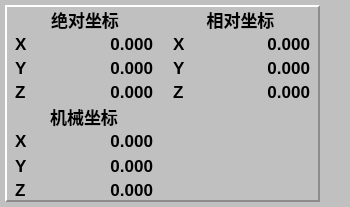
<?xml version="1.0" encoding="UTF-8"?>
<ui version="4.0">
 <class>Form</class>
 <widget class="QWidget" name="Form">
  <property name="geometry">
   <rect>
    <x>0</x>
    <y>0</y>
    <width>350</width>
    <height>207</height>
   </rect>
  </property>
  <property name="minimumSize">
   <size>
    <width>350</width>
    <height>207</height>
   </size>
  </property>
  <property name="maximumSize">
   <size>
    <width>350</width>
    <height>207</height>
   </size>
  </property>
  <property name="windowTitle">
   <string>Form</string>
  </property>
  <property name="styleSheet">
   <string notr="true">background-color: rgb(192, 192, 192);</string>
  </property>
  <layout class="QGridLayout" name="gridLayout" rowstretch="1,1" columnstretch="1,1">
   <property name="leftMargin">
    <number>5</number>
   </property>
   <property name="topMargin">
    <number>5</number>
   </property>
   <property name="rightMargin">
    <number>30</number>
   </property>
   <property name="bottomMargin">
    <number>5</number>
   </property>
   <property name="spacing">
    <number>0</number>
   </property>
   <item row="0" column="0">
    <widget class="QWidget" name="widget" native="true">
     <property name="styleSheet">
      <string notr="true"/>
     </property>
     <layout class="QGridLayout" name="gridLayout_2" columnstretch="1,2">
      <property name="leftMargin">
       <number>0</number>
      </property>
      <property name="topMargin">
       <number>0</number>
      </property>
      <property name="rightMargin">
       <number>0</number>
      </property>
      <property name="bottomMargin">
       <number>0</number>
      </property>
      <property name="spacing">
       <number>0</number>
      </property>
      <item row="0" column="0" colspan="2">
       <widget class="QLabel" name="label">
        <property name="font">
         <font>
          <pointsize>13</pointsize>
          <weight>75</weight>
          <bold>true</bold>
         </font>
        </property>
        <property name="styleSheet">
         <string notr="true">border-left: 2px solid white;
border-top: 2px solid white;</string>
        </property>
        <property name="text">
         <string>绝对坐标</string>
        </property>
        <property name="alignment">
         <set>Qt::AlignCenter</set>
        </property>
       </widget>
      </item>
      <item row="1" column="0">
       <widget class="QLabel" name="label_2">
        <property name="font">
         <font>
          <pointsize>13</pointsize>
          <weight>75</weight>
          <bold>true</bold>
         </font>
        </property>
        <property name="styleSheet">
         <string notr="true">border-left: 2px solid white;</string>
        </property>
        <property name="text">
         <string>X</string>
        </property>
        <property name="indent">
         <number>10</number>
        </property>
       </widget>
      </item>
      <item row="1" column="1">
       <widget class="QLabel" name="Lab_X_PosAbs">
        <property name="font">
         <font>
          <pointsize>13</pointsize>
          <weight>75</weight>
          <bold>true</bold>
         </font>
        </property>
        <property name="styleSheet">
         <string notr="true"/>
        </property>
        <property name="text">
         <string>0.000</string>
        </property>
        <property name="alignment">
         <set>Qt::AlignRight|Qt::AlignTrailing|Qt::AlignVCenter</set>
        </property>
        <property name="indent">
         <number>10</number>
        </property>
       </widget>
      </item>
      <item row="2" column="0">
       <widget class="QLabel" name="label_3">
        <property name="font">
         <font>
          <pointsize>13</pointsize>
          <weight>75</weight>
          <bold>true</bold>
         </font>
        </property>
        <property name="styleSheet">
         <string notr="true">border-left: 2px solid white;</string>
        </property>
        <property name="text">
         <string>Y</string>
        </property>
        <property name="indent">
         <number>10</number>
        </property>
       </widget>
      </item>
      <item row="2" column="1">
       <widget class="QLabel" name="Lab_Y_PosAbs">
        <property name="font">
         <font>
          <pointsize>13</pointsize>
          <weight>75</weight>
          <bold>true</bold>
         </font>
        </property>
        <property name="styleSheet">
         <string notr="true"/>
        </property>
        <property name="text">
         <string>0.000</string>
        </property>
        <property name="alignment">
         <set>Qt::AlignRight|Qt::AlignTrailing|Qt::AlignVCenter</set>
        </property>
        <property name="indent">
         <number>10</number>
        </property>
       </widget>
      </item>
      <item row="3" column="0">
       <widget class="QLabel" name="label_4">
        <property name="font">
         <font>
          <pointsize>13</pointsize>
          <weight>75</weight>
          <bold>true</bold>
         </font>
        </property>
        <property name="styleSheet">
         <string notr="true">border-left: 2px solid white;</string>
        </property>
        <property name="text">
         <string>Z</string>
        </property>
        <property name="indent">
         <number>10</number>
        </property>
       </widget>
      </item>
      <item row="3" column="1">
       <widget class="QLabel" name="Lab_Z_PosAbs">
        <property name="font">
         <font>
          <pointsize>13</pointsize>
          <weight>75</weight>
          <bold>true</bold>
         </font>
        </property>
        <property name="styleSheet">
         <string notr="true"/>
        </property>
        <property name="text">
         <string>0.000</string>
        </property>
        <property name="alignment">
         <set>Qt::AlignRight|Qt::AlignTrailing|Qt::AlignVCenter</set>
        </property>
        <property name="indent">
         <number>10</number>
        </property>
       </widget>
      </item>
     </layout>
    </widget>
   </item>
   <item row="0" column="1">
    <widget class="QWidget" name="widget_3" native="true">
     <property name="styleSheet">
      <string notr="true"/>
     </property>
     <layout class="QGridLayout" name="gridLayout_3" columnstretch="1,2">
      <property name="leftMargin">
       <number>0</number>
      </property>
      <property name="topMargin">
       <number>0</number>
      </property>
      <property name="rightMargin">
       <number>0</number>
      </property>
      <property name="bottomMargin">
       <number>0</number>
      </property>
      <property name="spacing">
       <number>0</number>
      </property>
      <item row="0" column="0" colspan="2">
       <widget class="QLabel" name="label_8">
        <property name="font">
         <font>
          <pointsize>13</pointsize>
          <weight>75</weight>
          <bold>true</bold>
         </font>
        </property>
        <property name="styleSheet">
         <string notr="true">border-top: 2px solid white;
border-right: 2px solid rgb(140,140,140);</string>
        </property>
        <property name="text">
         <string>相对坐标</string>
        </property>
        <property name="alignment">
         <set>Qt::AlignCenter</set>
        </property>
       </widget>
      </item>
      <item row="1" column="0">
       <widget class="QLabel" name="label_9">
        <property name="font">
         <font>
          <pointsize>13</pointsize>
          <weight>75</weight>
          <bold>true</bold>
         </font>
        </property>
        <property name="styleSheet">
         <string notr="true"/>
        </property>
        <property name="text">
         <string>X</string>
        </property>
        <property name="indent">
         <number>10</number>
        </property>
       </widget>
      </item>
      <item row="1" column="1">
       <widget class="QLabel" name="Lab_X_PosRel">
        <property name="font">
         <font>
          <pointsize>13</pointsize>
          <weight>75</weight>
          <bold>true</bold>
         </font>
        </property>
        <property name="styleSheet">
         <string notr="true">border-right: 2px solid rgb(140,140,140);</string>
        </property>
        <property name="text">
         <string>0.000</string>
        </property>
        <property name="alignment">
         <set>Qt::AlignRight|Qt::AlignTrailing|Qt::AlignVCenter</set>
        </property>
        <property name="indent">
         <number>10</number>
        </property>
       </widget>
      </item>
      <item row="2" column="0">
       <widget class="QLabel" name="label_10">
        <property name="font">
         <font>
          <pointsize>13</pointsize>
          <weight>75</weight>
          <bold>true</bold>
         </font>
        </property>
        <property name="styleSheet">
         <string notr="true"/>
        </property>
        <property name="text">
         <string>Y</string>
        </property>
        <property name="indent">
         <number>10</number>
        </property>
       </widget>
      </item>
      <item row="2" column="1">
       <widget class="QLabel" name="Lab_Y_PosRel">
        <property name="font">
         <font>
          <pointsize>13</pointsize>
          <weight>75</weight>
          <bold>true</bold>
         </font>
        </property>
        <property name="styleSheet">
         <string notr="true">border-right: 2px solid rgb(140,140,140);</string>
        </property>
        <property name="text">
         <string>0.000</string>
        </property>
        <property name="alignment">
         <set>Qt::AlignRight|Qt::AlignTrailing|Qt::AlignVCenter</set>
        </property>
        <property name="indent">
         <number>10</number>
        </property>
       </widget>
      </item>
      <item row="3" column="0">
       <widget class="QLabel" name="label_11">
        <property name="font">
         <font>
          <pointsize>13</pointsize>
          <weight>75</weight>
          <bold>true</bold>
         </font>
        </property>
        <property name="styleSheet">
         <string notr="true"/>
        </property>
        <property name="text">
         <string>Z</string>
        </property>
        <property name="indent">
         <number>10</number>
        </property>
       </widget>
      </item>
      <item row="3" column="1">
       <widget class="QLabel" name="Lab_Z_PosRel">
        <property name="font">
         <font>
          <pointsize>13</pointsize>
          <weight>75</weight>
          <bold>true</bold>
         </font>
        </property>
        <property name="styleSheet">
         <string notr="true">border-right: 2px solid rgb(140,140,140);</string>
        </property>
        <property name="text">
         <string>0.000</string>
        </property>
        <property name="alignment">
         <set>Qt::AlignRight|Qt::AlignTrailing|Qt::AlignVCenter</set>
        </property>
        <property name="indent">
         <number>10</number>
        </property>
       </widget>
      </item>
     </layout>
    </widget>
   </item>
   <item row="1" column="0">
    <widget class="QWidget" name="widget_2" native="true">
     <property name="styleSheet">
      <string notr="true"/>
     </property>
     <layout class="QGridLayout" name="gridLayout_4" columnstretch="1,2">
      <property name="leftMargin">
       <number>0</number>
      </property>
      <property name="topMargin">
       <number>0</number>
      </property>
      <property name="rightMargin">
       <number>0</number>
      </property>
      <property name="bottomMargin">
       <number>0</number>
      </property>
      <property name="spacing">
       <number>0</number>
      </property>
      <item row="0" column="0" colspan="2">
       <widget class="QLabel" name="label_15">
        <property name="font">
         <font>
          <pointsize>13</pointsize>
          <weight>75</weight>
          <bold>true</bold>
         </font>
        </property>
        <property name="styleSheet">
         <string notr="true">border-left: 2px solid white;</string>
        </property>
        <property name="text">
         <string>机械坐标</string>
        </property>
        <property name="alignment">
         <set>Qt::AlignCenter</set>
        </property>
       </widget>
      </item>
      <item row="1" column="0">
       <widget class="QLabel" name="label_16">
        <property name="font">
         <font>
          <pointsize>13</pointsize>
          <weight>75</weight>
          <bold>true</bold>
         </font>
        </property>
        <property name="styleSheet">
         <string notr="true">border-left: 2px solid white;</string>
        </property>
        <property name="text">
         <string>X</string>
        </property>
        <property name="indent">
         <number>10</number>
        </property>
       </widget>
      </item>
      <item row="1" column="1">
       <widget class="QLabel" name="Lab_X_PosComp">
        <property name="font">
         <font>
          <pointsize>13</pointsize>
          <weight>75</weight>
          <bold>true</bold>
         </font>
        </property>
        <property name="styleSheet">
         <string notr="true"/>
        </property>
        <property name="text">
         <string>0.000</string>
        </property>
        <property name="alignment">
         <set>Qt::AlignRight|Qt::AlignTrailing|Qt::AlignVCenter</set>
        </property>
        <property name="indent">
         <number>10</number>
        </property>
       </widget>
      </item>
      <item row="2" column="0">
       <widget class="QLabel" name="label_17">
        <property name="font">
         <font>
          <pointsize>13</pointsize>
          <weight>75</weight>
          <bold>true</bold>
         </font>
        </property>
        <property name="styleSheet">
         <string notr="true">border-left: 2px solid white;</string>
        </property>
        <property name="text">
         <string>Y</string>
        </property>
        <property name="indent">
         <number>10</number>
        </property>
       </widget>
      </item>
      <item row="2" column="1">
       <widget class="QLabel" name="Lab_Y_PosComp">
        <property name="font">
         <font>
          <pointsize>13</pointsize>
          <weight>75</weight>
          <bold>true</bold>
         </font>
        </property>
        <property name="styleSheet">
         <string notr="true"/>
        </property>
        <property name="text">
         <string>0.000</string>
        </property>
        <property name="alignment">
         <set>Qt::AlignRight|Qt::AlignTrailing|Qt::AlignVCenter</set>
        </property>
        <property name="indent">
         <number>10</number>
        </property>
       </widget>
      </item>
      <item row="3" column="0">
       <widget class="QLabel" name="label_18">
        <property name="font">
         <font>
          <pointsize>13</pointsize>
          <weight>75</weight>
          <bold>true</bold>
         </font>
        </property>
        <property name="styleSheet">
         <string notr="true">border-left: 2px solid white;
border-bottom: 2px solid rgb(140,140,140);</string>
        </property>
        <property name="text">
         <string>Z</string>
        </property>
        <property name="indent">
         <number>10</number>
        </property>
       </widget>
      </item>
      <item row="3" column="1">
       <widget class="QLabel" name="Lab_Z_PosComp">
        <property name="font">
         <font>
          <pointsize>13</pointsize>
          <weight>75</weight>
          <bold>true</bold>
         </font>
        </property>
        <property name="styleSheet">
         <string notr="true">border-bottom: 2px solid rgb(140,140,140);</string>
        </property>
        <property name="text">
         <string>0.000</string>
        </property>
        <property name="alignment">
         <set>Qt::AlignRight|Qt::AlignTrailing|Qt::AlignVCenter</set>
        </property>
        <property name="indent">
         <number>10</number>
        </property>
       </widget>
      </item>
     </layout>
    </widget>
   </item>
   <item row="1" column="1">
    <widget class="QWidget" name="widget_4" native="true">
     <property name="styleSheet">
      <string notr="true">border-bottom: 2px solid rgb(140,140,140);
border-right: 2px solid rgb(140,140,140);</string>
     </property>
    </widget>
   </item>
  </layout>
 </widget>
 <resources/>
 <connections/>
</ui>
